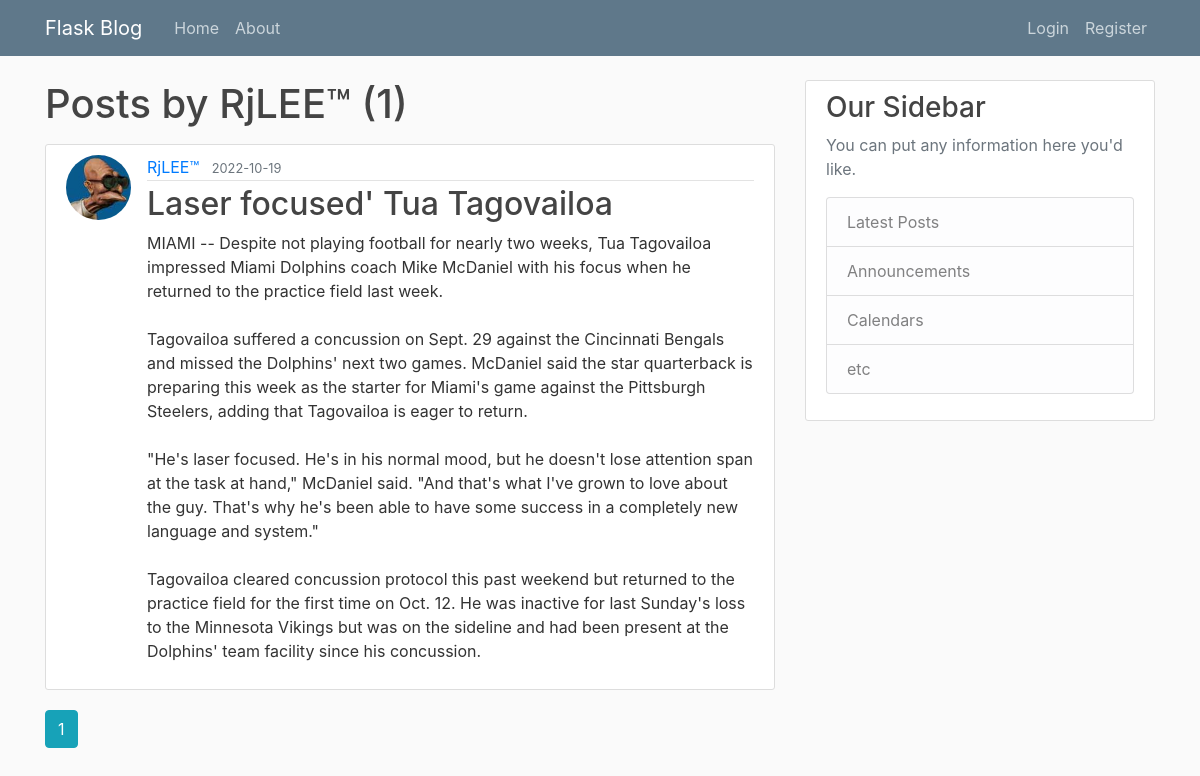
/user/RjLEE™, run on an earlier commit of the app's database.
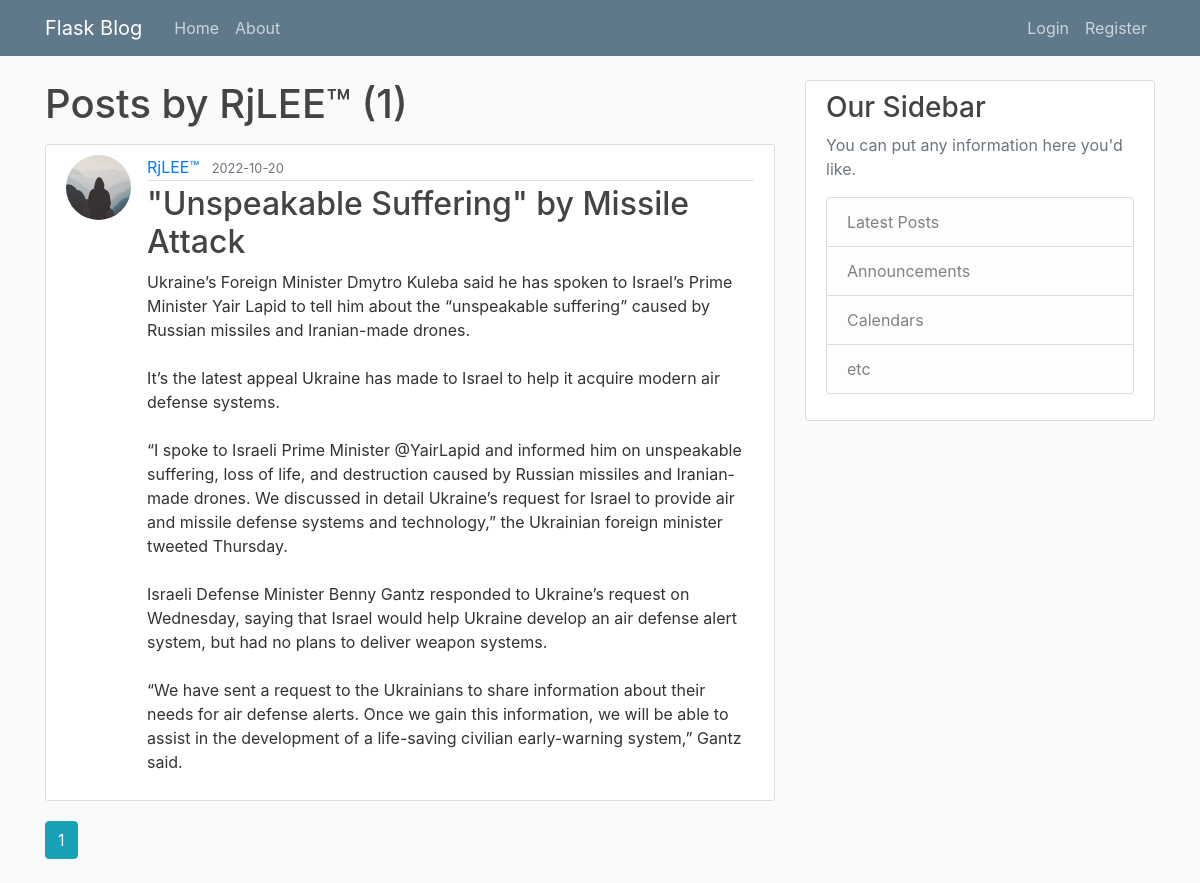
And on a later commit of the database.
### flaskblog/models.py (models this page shows, shortened)
class Post(db.Model):
    id = db.Column(db.Integer, primary_key=True)
    title = db.Column(db.String(100), nullable=False)
    date_posted = db.Column(db.DateTime, nullable=False, default=datetime.utcnow)
    content = db.Column(db.Text, nullable=False)
    user_id = db.Column(db.Integer, db.ForeignKey('user.id'), nullable=False)

class User(db.Model, UserMixin):
    id = db.Column(db.Integer, primary_key=True)
    username = db.Column(db.String(20), unique=True, nullable=False)
    email = db.Column(db.String(120), unique=True, nullable=False)
    image_file = db.Column(db.String(20), nullable=False, default='default.jpg')
    password = db.Column(db.String(60), nullable=False)
    posts = db.relationship('Post', backref='author', lazy=True)

### flaskblog/users/routes.py (the view)
@users.route("/user/<string:username>")
def user_posts(username):
    page = request.args.get('page', 1, type=int)
    user = User.query.filter_by(username=username).first_or_404()
    posts = Post.query.filter_by(author=user)\
        .order_by(Post.date_posted.desc())\
        .paginate(page=page, per_page=5)
    return render_template('user_posts.html', posts=posts, user=user)

### flaskblog/templates/user_posts.html
{% extends "layout.html" %}
{% block content %}
    <h1 class="mb-3">Posts by {{ user.username }} ({{ posts.total }})</h1>
    {% for post in posts.items %}
        <article class="media content-section">
          <img class="rounded-circle article-img" src="{{ url_for('static', filename='profile_pics/' + post.author.image_file) }}">
          <div class="media-body">
            <div class="article-metadata">
              <a class="mr-2" href="{{ url_for('users.user_posts', username=post.author.username) }}">{{ post.author.username }}</a>
              <small class="text-muted">{{ post.date_posted.strftime('%Y-%m-%d') }}</small>
            </div>
            <h2><a class="article-title" href="{{ url_for('posts.post', post_id=post.id) }}">{{ post.title }}</a></h2>
            <p class="article-content">{{ post.content }}</p>
          </div>
        </article>
    {% endfor %}
    {% for page_num in posts.iter_pages(left_edge=1, right_edge=1, left_current=1, right_current=2) %}
      {% if page_num %}
        {% if posts.page == page_num %}
          <a class="btn btn-info mb-4" href="{{ url_for('users.user_posts', username=user.username, page=page_num) }}">{{ page_num }}</a>
        {% else %}
          <a class="btn btn-outline-info mb-4" href="{{ url_for('users.user_posts', username=user.username, page=page_num) }}">{{ page_num }}</a>
        {% endif %}
      {% else %}
        ...
      {% endif %}
    {% endfor %}
{% endblock content %}

What changed in the data, as far as the page shows it:
changed Post "RjLEE™": image_file: picture removed, a placeholder shows; date_posted "2022-10-19" → "2022-10-20"; title "Laser focused' Tua Tagovailoa" → "\"Unspeakable Suffering\" by Missile Attack"; content "MIAMI -- Despite not playing football for nearly two weeks, Tua Tagovailoa impressed Miami Dolphins coach Mike McDaniel with his focus when he returned to the practice field last week. Tagovailoa suffered a concussion on Sept. 29 against the Cincinnati Bengals and missed the Dolphins' next two games. McDaniel said the star quarterback is preparing this week as the starter for Miami's game against the Pittsburgh Steelers, adding that Tagovailoa is eager to return. \"He's laser focused. He's in his normal mood, but he doesn't lose attention span at the task at hand,\" McDaniel said. \"And that's what I've grown to love about the guy. That's why he's been able to have some success in a completely…" → "Ukraine’s Foreign Minister Dmytro Kuleba said he has spoken to Israel’s Prime Minister Yair Lapid to tell him about the “unspeakable suffering” caused by Russian missiles and Iranian-made drones. It’s the latest appeal Ukraine has made to Israel to help it acquire modern air defense systems. “I spoke to Israeli Prime Minister @YairLapid and informed him on unspeakable suffering, loss of life, and destruction caused by Russian missiles and Iranian-made drones. We discussed in detail Ukraine’s request for Israel to provide air and missile defense systems and technology,” the Ukrainian foreign minister tweeted Thursday. Israeli Defense Minister Benny Gantz responded to Ukraine’s request on…"
